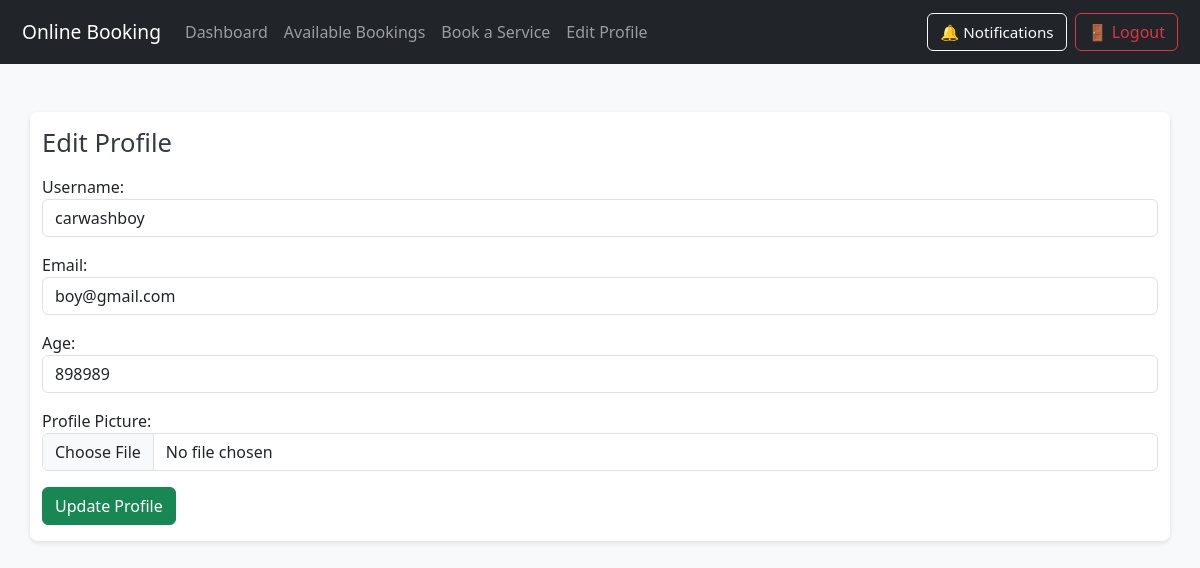
The page /mobile_view/components/profile.php (signed in) on the database its author committed.
### tables this page shows
CREATE TABLE `customer` (
  `CustomerID` int(11) NOT NULL,
  `Username` varchar(50) NOT NULL,
  `EmailAddress` varchar(100) NOT NULL,
  `Age` int(11) DEFAULT NULL,
  `Password` varchar(255) NOT NULL,
  `ConfirmPassword` varchar(255) NOT NULL,
  `ProfilePicture` varchar(255) DEFAULT NULL,
  `ServiceID` int(11) DEFAULT NULL,
  `BookingDate` datetime DEFAULT NULL,
  `StatusID` int(11) DEFAULT 1
);

### mobile_view/components/profile.php (the view, shortened to what this page needs)
<?php
include '../../connection/conn.php';
$CustomerID = $_SESSION['CustomerID'];
$result = mysqli_query($conn, "SELECT * FROM customer WHERE CustomerID = $CustomerID");
$user = mysqli_fetch_assoc($result);
?>
<!DOCTYPE html>
<html lang="en">
<?php include './semantic/head.php'; ?>
<body>
<?php include './semantic/navbar.php'; ?>
<section id="profile" class="container mt-5">
    <h2>Edit Profile</h2>
    <form action="update_profile.php" method="POST" enctype="multipart/form-data">
        <label>Username:</label>
        <input type="text" class="form-control mb-3" name="Username" value="<?php echo htmlspecialchars($user['Username']); ?>" required>
        <label>Email:</label>
        <input type="email" class="form-control mb-3" name="email" value="<?php echo htmlspecialchars($user['EmailAddress']); ?>" required>
        <label>Age:</label>
        <input type="number" class="form-control mb-3" name="age" value="<?php echo htmlspecialchars($user['Age']); ?>">
        <label>Profile Picture:</label>
        <input type="file" class="form-control mb-3" name="profile_picture">
        <button type="submit" class="btn btn-success">Update Profile</button>
    </form>
</section>
</body>
</html>

### mobile_view/components/css/semantic.css (style rules this page uses)
body { font-family: 'Segoe UI', Tahoma, Geneva, Verdana, sans-serif; background-color: #f8f9fa; }
h2 { font-size: 1.6rem; margin-bottom: 1rem; color: #343a40; }
section { background-color: #ffffff; padding: 1rem; border-radius: 0.5rem; box-shadow: 0 2px 5px rgba(0, 0, 0, 0.1); margin-bottom: 2rem; }
input.form-control, select.form-control { font-size: 1rem; }

### rows shown on the page
customer: Username "carwashboy", email "boy@gmail.com", age "898989"
